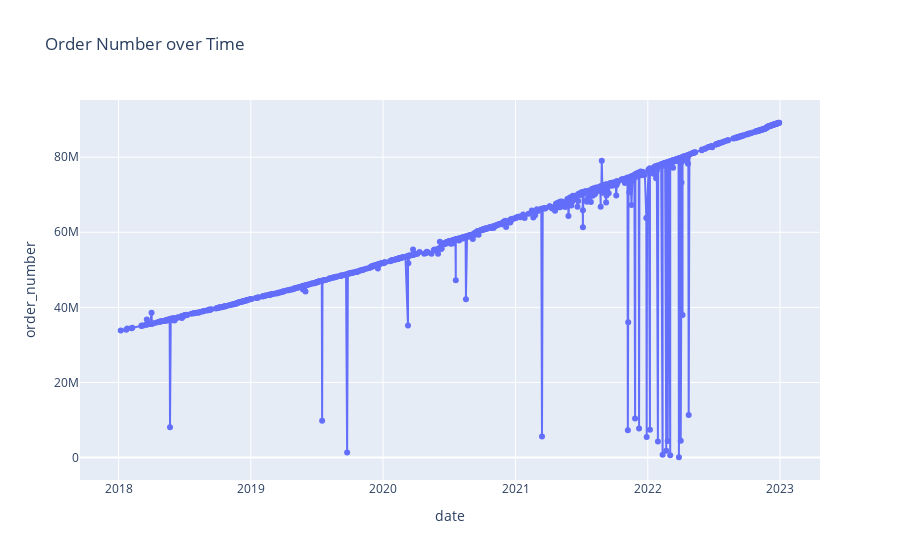

The notebook cell saved with this chart:
### Code cell
# Converting 'date' column to datetime format
df['date'] = pd.to_datetime(df['date'], format='%d/%m/%Y')

# Creating interactive plot with Plotly
fig = px.line(df, x='date', y='order_number', title='Order Number over Time', markers=True)

# Displaying plot
fig.show()

### Figure 1 — Plotly figure (JSON) as saved in the notebook; plotly's stock layout.template omitted (floating-point values rounded to 4 significant figures; data arrays with more than 128 entries replaced by an {"elided": "..."} marker saying what was removed)
{"data": [{"hovertemplate": "date=%{x}<br>order_number=%{y}<extra></extra>", "legendgroup": "", "line": {"color": "#636efa", "dash": "solid"}, "marker": {"symbol": "circle"}, "mode": "lines+markers", "name": "", "orientation": "v", "showlegend": false, "type": "scatter", "x": {"elided": "856 str values"}, "xaxis": "x", "y": {"elided": "856 int values"}, "yaxis": "y"}], "layout": {"legend": {"tracegroupgap": 0}, "title": {"text": "Order Number over Time"}, "xaxis": {"anchor": "y", "domain": [0, 1], "title": {"text": "date"}}, "yaxis": {"anchor": "x", "domain": [0, 1], "title": {"text": "order_number"}}}}
